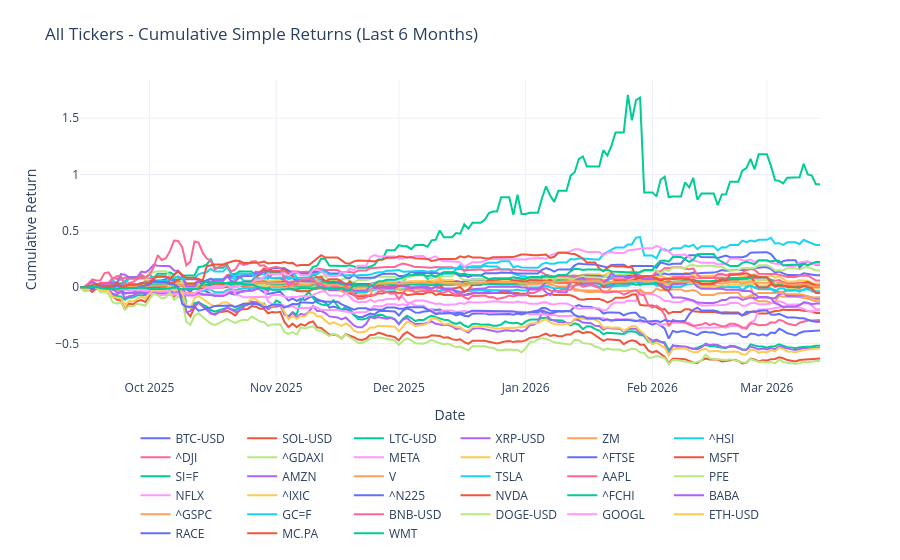

Write notebook code for a chart like this one.
### Code cell
# plot last 6 months of cumprod_simple_6m returns 
fig = go.Figure()
for column in cumprod_simple_6m.columns:
    fig.add_trace(
        go.Scatter(
            x=cumprod_simple_6m.index,
            y=cumprod_simple_6m[column],
            mode="lines",
            name=column,
        )
    )

fig.update_layout(
    title="All Tickers - Cumulative Simple Returns (Last 6 Months)",
    xaxis_title="Date",
    yaxis_title="Cumulative Return",
    legend=dict(orientation="h", yanchor="top", y=-0.15, xanchor="center", x=0.5),
    template="plotly_white",
    margin=dict(t=80, b=120),
)
fig.show()

### Figure 1 — Plotly figure (JSON) as saved in the notebook; plotly's stock layout.template omitted (floating-point values rounded to 4 significant figures; data arrays with more than 128 entries replaced by an {"elided": "..."} marker saying what was removed)
{"data": [{"mode": "lines", "name": "BTC-USD", "type": "scatter", "x": {"elided": "182 str values"}, "y": {"elided": "182 float values"}}, {"mode": "lines", "name": "SOL-USD", "type": "scatter", "x": {"elided": "182 str values"}, "y": {"elided": "182 float values"}}, {"mode": "lines", "name": "LTC-USD", "type": "scatter", "x": {"elided": "182 str values"}, "y": {"elided": "182 float values"}}, {"mode": "lines", "name": "XRP-USD", "type": "scatter", "x": {"elided": "182 str values"}, "y": {"elided": "182 float values"}}, {"mode": "lines", "name": "ZM", "type": "scatter", "x": {"elided": "182 str values"}, "y": {"elided": "182 float values"}}, {"mode": "lines", "name": "^HSI", "type": "scatter", "x": {"elided": "182 str values"}, "y": {"elided": "182 float values"}}, {"mode": "lines", "name": "^DJI", "type": "scatter", "x": {"elided": "182 str values"}, "y": {"elided": "182 float values"}}, {"mode": "lines", "name": "^GDAXI", "type": "scatter", "x": {"elided": "182 str values"}, "y": {"elided": "182 float values"}}, {"mode": "lines", "name": "META", "type": "scatter", "x": {"elided": "182 str values"}, "y": {"elided": "182 float values"}}, {"mode": "lines", "name": "^RUT", "type": "scatter", "x": {"elided": "182 str values"}, "y": {"elided": "182 float values"}}, {"mode": "lines", "name": "^FTSE", "type": "scatter", "x": {"elided": "182 str values"}, "y": {"elided": "182 float values"}}, {"mode": "lines", "name": "MSFT", "type": "scatter", "x": {"elided": "182 str values"}, "y": {"elided": "182 float values"}}, {"mode": "lines", "name": "SI=F", "type": "scatter", "x": {"elided": "182 str values"}, "y": {"elided": "182 float values"}}, {"mode": "lines", "name": "AMZN", "type": "scatter", "x": {"elided": "182 str values"}, "y": {"elided": "182 float values"}}, {"mode": "lines", "name": "V", "type": "scatter", "x": {"elided": "182 str values"}, "y": {"elided": "182 float values"}}, {"mode": "lines", "name": "TSLA", "type": "scatter", "x": {"elided": "182 str values"}, "y": {"elided": "182 float values"}}, {"mode": "lines", "name": "AAPL", "type": "scatter", "x": {"elided": "182 str values"}, "y": {"elided": "182 float values"}}, {"mode": "lines", "name": "PFE", "type": "scatter", "x": {"elided": "182 str values"}, "y": {"elided": "182 float values"}}, {"mode": "lines", "name": "NFLX", "type": "scatter", "x": {"elided": "182 str values"}, "y": {"elided": "182 float values"}}, {"mode": "lines", "name": "^IXIC", "type": "scatter", "x": {"elided": "182 str values"}, "y": {"elided": "182 float values"}}, {"mode": "lines", "name": "^N225", "type": "scatter", "x": {"elided": "182 str values"}, "y": {"elided": "182 float values"}}, {"mode": "lines", "name": "NVDA", "type": "scatter", "x": {"elided": "182 str values"}, "y": {"elided": "182 float values"}}, {"mode": "lines", "name": "^FCHI", "type": "scatter", "x": {"elided": "182 str values"}, "y": {"elided": "182 float values"}}, {"mode": "lines", "name": "BABA", "type": "scatter", "x": {"elided": "182 str values"}, "y": {"elided": "182 float values"}}, {"mode": "lines", "name": "^GSPC", "type": "scatter", "x": {"elided": "182 str values"}, "y": {"elided": "182 float values"}}, {"mode": "lines", "name": "GC=F", "type": "scatter", "x": {"elided": "182 str values"}, "y": {"elided": "182 float values"}}, {"mode": "lines", "name": "BNB-USD", "type": "scatter", "x": {"elided": "182 str values"}, "y": {"elided": "182 float values"}}, {"mode": "lines", "name": "DOGE-USD", "type": "scatter", "x": {"elided": "182 str values"}, "y": {"elided": "182 float values"}}, {"mode": "lines", "name": "GOOGL", "type": "scatter", "x": {"elided": "182 str values"}, "y": {"elided": "182 float values"}}, {"mode": "lines", "name": "ETH-USD", "type": "scatter", "x": {"elided": "182 str values"}, "y": {"elided": "182 float values"}}, {"mode": "lines", "name": "RACE", "type": "scatter", "x": {"elided": "182 str values"}, "y": {"elided": "182 float values"}}, {"mode": "lines", "name": "MC.PA", "type": "scatter", "x": {"elided": "182 str values"}, "y": {"elided": "182 float values"}}, {"mode": "lines", "name": "WMT", "type": "scatter", "x": {"elided": "182 str values"}, "y": {"elided": "182 float values"}}], "layout": {"legend": {"orientation": "h", "x": 0.5, "xanchor": "center", "y": -0.15, "yanchor": "top"}, "margin": {"b": 120, "t": 80}, "title": {"text": "All Tickers - Cumulative Simple Returns (Last 6 Months)"}, "xaxis": {"title": {"text": "Date"}}, "yaxis": {"title": {"text": "Cumulative Return"}}}}
